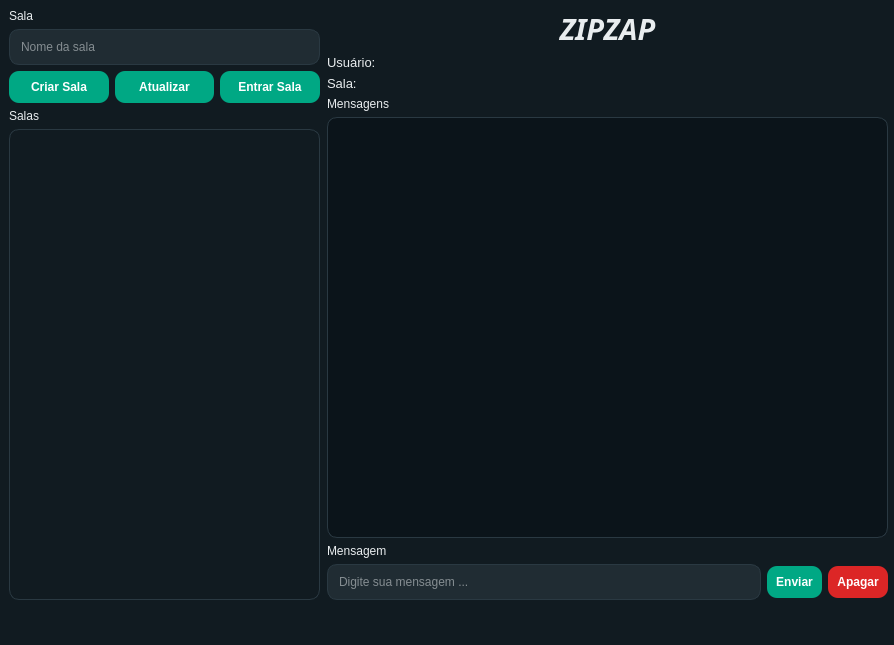
<?xml version="1.0" encoding="UTF-8"?>
<ui version="4.0">
 <class>MainWindow</class>
 <widget class="QMainWindow" name="MainWindow">
  <property name="geometry">
   <rect>
    <x>0</x>
    <y>0</y>
    <width>894</width>
    <height>645</height>
   </rect>
  </property>
  <property name="windowTitle">
   <string>MainWindow</string>
  </property>
  <property name="styleSheet">
   <string notr="true">QMainWindow {
    background-color: #111b21;
}

QWidget {
    background-color: #111b21;
    color: #e9edef;
}



QLineEdit {
    background-color: #202c33;
    color: #e9edef;
    border: 1px solid #2a3942;
    border-radius: 10px;
    padding: 9px;
}

QLineEdit:focus {
    border: 2px solid #00a884;
}

QPushButton {
    background-color: #00a884;
    color: white;
    border: none;
    border-radius: 10px;
    padding: 9px;
    font-weight: bold;
}

QPushButton:hover {
    background-color: #06cf9c;
}

QPushButton:pressed {
    background-color: #008069;
}

QTextEdit {
    background-color: #0b141a;
    color: #e9edef;
    border: 1px solid #2a3942;
    border-radius: 10px;
    padding: 10px;
}

QListWidget {
    background-color: #111b21;
    color: #e9edef;
    border: 1px solid #2a3942;
    border-radius: 10px;
    padding: 8px;
}

QListWidget::item {
    padding: 8px;
    border-radius: 6px;
}

QListWidget::item:selected {
    background-color: #2a3942;
    color: #00a884;
}

QMenuBar {
    background-color: #111b21;
    color: #e9edef;
}

QStatusBar {
    background-color: #111b21;
    color: #8696a0;
}

QPushButton#btn_deletar_mensagem {
    background-color: #dc2626;
}

QPushButton#btn_deletar_mensagem:hover {
    background-color: #ef4444;
}
</string>
  </property>
  <widget class="QWidget" name="centralwidget">
   <widget class="QWidget" name="layoutWidget">
    <property name="geometry">
     <rect>
      <x>327</x>
      <y>9</y>
      <width>561</width>
      <height>591</height>
     </rect>
    </property>
    <layout class="QVBoxLayout" name="verticalLayout_2">
     <item>
      <widget class="QLabel" name="label_logo">
       <property name="font">
        <font>
         <family>Arial Black</family>
         <pointsize>22</pointsize>
         <weight>75</weight>
         <italic>true</italic>
         <bold>true</bold>
        </font>
       </property>
       <property name="text">
        <string>ZIPZAP</string>
       </property>
       <property name="alignment">
        <set>Qt::AlignCenter</set>
       </property>
      </widget>
     </item>
     <item>
      <widget class="QLabel" name="label_usuario_logado">
       <property name="font">
        <font>
         <pointsize>10</pointsize>
        </font>
       </property>
       <property name="layoutDirection">
        <enum>Qt::LeftToRight</enum>
       </property>
       <property name="text">
        <string>Usuário:</string>
       </property>
       <property name="alignment">
        <set>Qt::AlignLeading|Qt::AlignLeft|Qt::AlignVCenter</set>
       </property>
       <property name="wordWrap">
        <bool>false</bool>
       </property>
       <property name="indent">
        <number>-1</number>
       </property>
      </widget>
     </item>
     <item>
      <widget class="QLabel" name="label_sala_atual">
       <property name="font">
        <font>
         <pointsize>10</pointsize>
        </font>
       </property>
       <property name="layoutDirection">
        <enum>Qt::LeftToRight</enum>
       </property>
       <property name="text">
        <string>Sala:</string>
       </property>
       <property name="alignment">
        <set>Qt::AlignLeading|Qt::AlignLeft|Qt::AlignVCenter</set>
       </property>
       <property name="wordWrap">
        <bool>false</bool>
       </property>
       <property name="indent">
        <number>-1</number>
       </property>
      </widget>
     </item>
     <item>
      <widget class="QLabel" name="label_mensagens">
       <property name="text">
        <string>Mensagens</string>
       </property>
      </widget>
     </item>
     <item>
      <widget class="QTextEdit" name="area_mensagens">
       <property name="readOnly">
        <bool>true</bool>
       </property>
       <property name="html">
        <string>&lt;!DOCTYPE HTML PUBLIC &quot;-//W3C//DTD HTML 4.0//EN&quot; &quot;http://www.w3.org/TR/REC-html40/strict.dtd&quot;&gt;
&lt;html&gt;&lt;head&gt;&lt;meta name=&quot;qrichtext&quot; content=&quot;1&quot; /&gt;&lt;style type=&quot;text/css&quot;&gt;
p, li { white-space: pre-wrap; }
&lt;/style&gt;&lt;/head&gt;&lt;body style=&quot; font-family:'MS Shell Dlg 2'; font-size:8.25pt; font-weight:400; font-style:normal;&quot;&gt;
&lt;p style=&quot;-qt-paragraph-type:empty; margin-top:0px; margin-bottom:0px; margin-left:0px; margin-right:0px; -qt-block-indent:0; text-indent:0px;&quot;&gt;&lt;br /&gt;&lt;/p&gt;&lt;/body&gt;&lt;/html&gt;</string>
       </property>
      </widget>
     </item>
     <item>
      <widget class="QLabel" name="label_mensagem">
       <property name="text">
        <string>Mensagem</string>
       </property>
      </widget>
     </item>
     <item>
      <layout class="QHBoxLayout" name="horizontalLayout">
       <item>
        <widget class="QLineEdit" name="input_mensagem">
         <property name="placeholderText">
          <string>Digite sua mensagem ...</string>
         </property>
        </widget>
       </item>
       <item>
        <widget class="QPushButton" name="btn_enviar">
         <property name="text">
          <string>Enviar</string>
         </property>
        </widget>
       </item>
       <item>
        <widget class="QPushButton" name="btn_deletar_mensagem">
         <property name="text">
          <string>Apagar</string>
         </property>
        </widget>
       </item>
      </layout>
     </item>
    </layout>
   </widget>
   <widget class="QWidget" name="layoutWidget">
    <property name="geometry">
     <rect>
      <x>9</x>
      <y>9</y>
      <width>311</width>
      <height>591</height>
     </rect>
    </property>
    <layout class="QVBoxLayout" name="verticalLayout">
     <item>
      <widget class="QLabel" name="label_sala">
       <property name="text">
        <string>Sala</string>
       </property>
      </widget>
     </item>
     <item>
      <widget class="QLineEdit" name="input_sala">
       <property name="placeholderText">
        <string>Nome da sala</string>
       </property>
      </widget>
     </item>
     <item>
      <layout class="QHBoxLayout" name="horizontalLayout_2">
       <item>
        <widget class="QPushButton" name="btn_criar_sala">
         <property name="text">
          <string>Criar Sala</string>
         </property>
        </widget>
       </item>
       <item>
        <widget class="QPushButton" name="btn_listar_salas">
         <property name="text">
          <string>Atualizar</string>
         </property>
        </widget>
       </item>
       <item>
        <widget class="QPushButton" name="btn_entrar_sala">
         <property name="text">
          <string>Entrar Sala</string>
         </property>
        </widget>
       </item>
      </layout>
     </item>
     <item>
      <widget class="QLabel" name="label_salas">
       <property name="text">
        <string>Salas</string>
       </property>
      </widget>
     </item>
     <item>
      <widget class="QListWidget" name="lista_salas"/>
     </item>
    </layout>
   </widget>
  </widget>
  <widget class="QMenuBar" name="menubar">
   <property name="geometry">
    <rect>
     <x>0</x>
     <y>0</y>
     <width>894</width>
     <height>21</height>
    </rect>
   </property>
  </widget>
  <widget class="QStatusBar" name="statusbar"/>
 </widget>
 <resources/>
 <connections/>
</ui>
